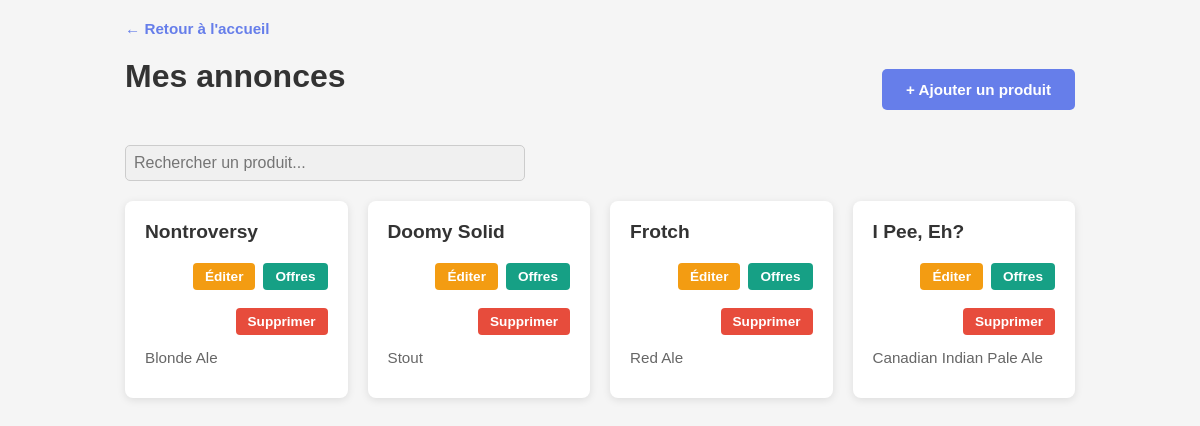
The app's page /listings.php (signed in) with its own data.
### tables this page shows
CREATE TABLE Products (
	id INT AUTO_INCREMENT NOT NULL PRIMARY KEY,
	user_id INT,
	name CHAR(50) NOT NULL,
	description VARCHAR(255),
	offers INT DEFAULT 0,
	FOREIGN KEY (user_id) REFERENCES Users(user_id)
);

### listings.php (the view, shortened to what this page needs)
<?php
require 'includes/db_connect.php';
$page = isset($_GET['page']) ? max(1, (int)$_GET['page']) : 1;
$per_page = 15;
$offset = ($page - 1) * $per_page;
$stmt = $conn->prepare('SELECT * FROM Products WHERE user_id = :uid ORDER BY id DESC LIMIT :limit OFFSET :offset');
$stmt->bindValue(':uid', $_SESSION['user_id'], PDO::PARAM_INT);
$stmt->bindValue(':limit', $per_page, PDO::PARAM_INT);
$stmt->bindValue(':offset', $offset, PDO::PARAM_INT);
$stmt->execute();
$products = $stmt->fetchAll();
?>
<!DOCTYPE html>
<html>
<head>
	<link rel="stylesheet" href="assets/css/style.css">
</head>
<body>
	<div class="container">
		<div class="back-link">
			<a href="index.php">← Retour à l'accueil</a>
		</div>
		<div class="header">
			<h1>Mes annonces</h1>
			<button class="btn-add" onclick="openAddModal()">+ Ajouter un produit</button>
		</div>
		<div style="margin-bottom: 20px;">
			<input type="text" id="searchBar" placeholder="Rechercher un produit..." style="width: 100%; max-width: 400px; padding: 8px; border-radius: 5px; border: 1px solid #ccc;">
		</div>
		<div id="listings">
			<?php if (empty($products)): ?>
				<div class="empty-state">
					<p>Vous n'avez pas encore d'annonces. Cliquez sur "Ajouter un produit" pour en créer une.</p>
				</div>
			<?php else: ?>
				<?php foreach ($products as $prod): ?>
					<div class="product-card" data-product-id="<?= $prod['id'] ?>">
						<div class="product-header">
							<div class="product-name"><?= htmlspecialchars($prod['name']) ?></div>
							<div class="product-actions">
								<button class="btn-edit" onclick="openEditModal(<?= $prod['id'] ?>, '<?= addslashes($prod['name']) ?>', '<?= addslashes($prod['description'] ?? '') ?>')">Éditer</button>
								<button class="btn-offers" onclick="location.href='offers.php?id=<?= $prod['id'] ?>&name=<?= rawurlencode($prod['name']) ?>'">Offres</button>
								<button class="btn-delete" onclick="deleteProduct(<?= $prod['id'] ?>)">Supprimer</button>
							</div>
						</div>
						<div class="product-description"><?= htmlspecialchars($prod['description'] ?? 'Pas de description') ?></div>
					</div>
				<?php endforeach; ?>
			<?php endif; ?>
		</div>
	</div>
</body>
</html>

### assets/css/style.css (style rules this page uses)
* { margin: 0; padding: 0; box-sizing: border-box; }
html, body { height: 100%; }
body { font-family: Arial, sans-serif; background: #f5f5f5; }
html, body { overflow-x: hidden; }
h1, h2 { margin-bottom: 15px; color: #333; }
h1 { font-size: 2em; }
input[type="text"], input[type="email"], input[type="password"], textarea { width: 100%; padding: 10px; margin-top: 5px; border: none; background-color: #f0f0f0; border-radius: 5px; font-family: Arial, sans-serif; font-size: 1em; transition: background-color 0.3s ease; }
button, .btn-generic { padding: 10px 20px; margin-top: 10px; cursor: pointer; background-color: darkorange; color: white; border: 2px solid darkorange; border-radius: 5px; font-weight: bold; font-size: 0.95em; transition: all 0.3s ease; }
body { padding: 20px; }
.container { max-width: 950px; margin: 0 auto; }
.back-link { margin-bottom: 20px; }
.back-link a { color: #667eea; text-decoration: none; font-weight: bold; font-size: 0.95em; }
.header { display: flex; justify-content: space-between; align-items: center; margin-bottom: 30px; gap: 20px; flex-wrap: wrap; }
.header h1 { color: #333; flex: 1; min-width: 200px; }
.btn-add { background-color: #667eea; color: white; padding: 12px 24px; border: none; border-radius: 5px; cursor: pointer; font-weight: bold; font-size: 0.95em; white-space: nowrap; transition: all 0.3s ease; }
#listings { display: grid; grid-template-columns: repeat(auto-fill, minmax(220px, 1fr)); gap: 20px; margin-top: 20px; align-items: start; }
.product-card { background: white; border-radius: 8px; padding: 20px; box-shadow: 0 2px 8px rgba(0, 0, 0, 0.1); transition: all 0.3s ease; }
.product-card { min-width: 0; }
.product-header { display: flex; justify-content: space-between; align-items: flex-start; margin-bottom: 12px; gap: 10px; flex-wrap: wrap; }
.product-actions { display: flex; gap: 8px; flex-wrap: wrap; align-items: center; justify-content: flex-end; }
.product-name { font-size: 1.2em; font-weight: bold; color: #333; flex: 1 1 auto; min-width: 0; word-wrap: break-word; margin-right: 8px; }
.product-actions { display: flex; gap: 8px; flex-shrink: 0; flex-wrap: wrap; max-width: 100%; box-sizing: border-box; }
.btn-edit, .btn-delete { padding: 6px 12px; border: none; border-radius: 4px; cursor: pointer; font-size: 0.85em; font-weight: bold; white-space: nowrap; transition: all 0.3s ease; flex: 0 0 auto; }
.btn-edit { background-color: #f39c12; color: white; }
.btn-delete { background-color: #e74c3c; color: white; }
.btn-offers { background-color: #16a085; color: white; padding: 6px 12px; border: none; border-radius: 4px; cursor: pointer; font-size: 0.85em; font-weight: bold; white-space: nowrap; transition: all 0.3s ease; }
.product-description { color: #666; margin-bottom: 10px; font-size: 0.95em; line-height: 1.4; }

### records on screen
products: name "Nontroversy", description "Blonde Ale"
products: name "Doomy Solid", description "Stout"
products: name "Frotch", description "Red Ale"
products: name "I Pee, Eh?", description "Canadian Indian Pale Ale"
